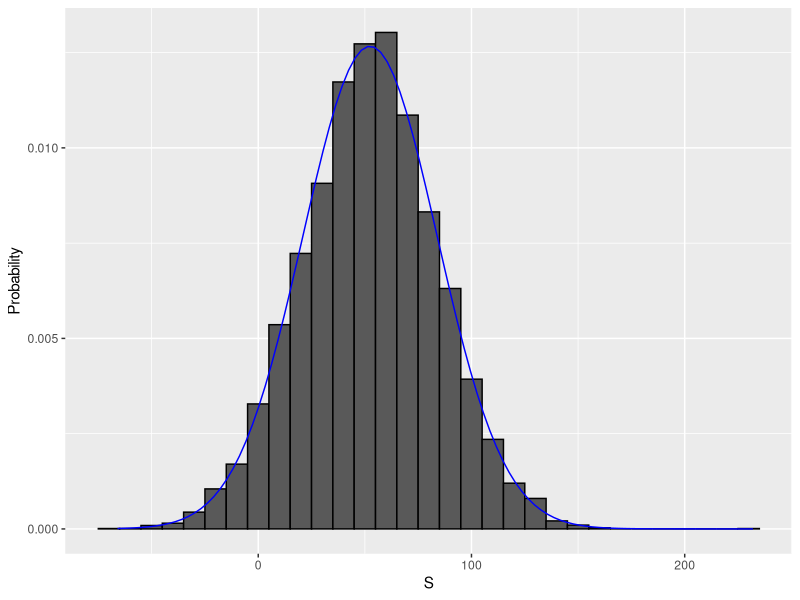

Here is the R script that generated this plot:
library(tidyverse)
library(dslabs)
install.packages("gtools")
library(gtools)

#~~~~RANDOM VARIABLES~~~~~~~~~~~~

# define random variable x to be 1 if blue, 0 otherwise
beads <- rep(c("red", "blue"), times = c(2, 3))
x <- ifelse(sample(beads, 1) == "blue", 1, 0)

# demonstrate that the random variable is different every time
ifelse(sample(beads, 1) == "blue", 1, 0)
ifelse(sample(beads, 1) == "blue", 1, 0)
ifelse(sample(beads, 1) == "blue", 1, 0)

#~~~~~~SAMPLING MODELS~~~~~~~
# sampling model 1: define urn, then sample
color <- rep(c("Black", "Red", "Green"), c(18, 18, 2)) # define the urn for the sampling model
n <- 1000
X <- sample(ifelse(color == "Red", -1, 1), n, replace = TRUE)
X[1:10]

# sampling model 2: define urn inside sample function by noting probabilities
x <- sample(c(-1, 1), n, replace = TRUE, prob = c(9/19, 10/19))    # 1000 independent draws
S <- sum(x)    # total winnings = sum of draws
S

# use the sampling model to run a Monte Carlo sim and use the results to estimate probability of losing money
n <- 1000    # number of roulette players
B <- 10000    # number of Monte Carlo experiments
S <- replicate(B, {
  X <- sample(c(-1,1), n, replace = TRUE, prob = c(9/19, 10/19))    # simulate 1000 spins
  sum(X)    # determine total profit
})

mean(S < 0)    # probability of the casino losing money

#plot the histogram of the observed S values as well as the normal densitry curve based on mean and std dev.
s <- seq(min(S), max(S), length = 100)    # sequence of 100 values across range of S
normal_density <- data.frame(s = s, f = dnorm(s, mean(S), sd(S))) # generate normal density for S
data.frame (S = S) %>%    # make data frame of S for histogram
  ggplot(aes(S, ..density..)) +
  geom_histogram(color = "black", binwidth = 10) +
  ylab("Probability") +
  geom_line(data = normal_density, mapping = aes(s, f), color = "blue")


#~~~~~~~~~~~~~~~~~~~~~~~~
#~~~~ASSESSMENT~~~~~~~~~~
#~~~~~~~~~~~~~~~~~~~~~~~~

#Q1
points_right = 1
points_wrong = -0.25
p_right = 1/5
p_wrong = 1-p_right
#a
#probability for guessing correctly on one question
1/5
#b
#expected value of guessing on one question (right = +1, wrong = -0.25)
points_right*p_right + points_wrong*p_wrong
#c
#expected score of guessing on all 44 SAT questions
44*(points_right*p_right + points_wrong*p_wrong)
#d
#std err of guessing on all 44
(abs(points_wrong-points_right)*sqrt(p_right * p_wrong))*sqrt(44)
#e
#using CLT determine the probability that a guessing student scores 8 or higher
1-pnorm(8, 44*(points_right*p_right + points_wrong*p_wrong), (abs(points_wrong-points_right)*sqrt(p_right * p_wrong))*sqrt(44))
#f
#create a Monte Carlo of 10k students taking the test
set.seed(21)
B <- 10000
S <- replicate(B, {
  X <- sample(c(-0.25,1), 44, replace = TRUE, prob = c(p_wrong, p_right))    
  sum(X)    # determine total points
})
mean(S >= 8)    

#Q2
#options changed from 5 to 4 and incorrect penalty is dropped
points_right2 = 1
points_wrong2 = 0
p_right2 = 1/4
p_wrong2 = 1-p_right2
#a
#expected value of the score when guessing on the new test
44*(points_right2*p_right2 + points_wrong2*p_wrong2)
#b
#range of correct answer probabilities
p <- seq(0.25, 0.95, 0.05)
scoring <- function(N) {
  X <- sample(c(points_wrong2, points_right2), 44, replace = TRUE, prob = c(1-N, N))
  sum(X)>35
}
sapply(p, scoring)

#Q3
#A casino offers a House Special bet on roulette, which is a bet on five pockets 
#(00, 0, 1, 2, 3) out of 38 total pockets. The bet pays out 6 to 1. In other words, 
#a losing bet yields -$1 and a successful bet yields $6. A gambler wants to know the 
#chance of losing money if he places 500 bets on the roulette House Special.
lose_bet = -1
win_bet = 6
p_win = 5/38
p_lose = 1-p_win
#a
#expected value of the payout for one bet
win_bet*p_win + lose_bet*p_lose
#b
#standard error of the payout for one bet
abs(lose_bet - win_bet)*sqrt(p_win*p_lose)
#c
#expected value of the average of 500 bets
win_bet*p_win + lose_bet*p_lose
#d
#std error of the average of the payout over 500 bets
(abs(lose_bet - win_bet)*sqrt(p_win*p_lose))/sqrt(500)
#e
#expected value of the sum of 500 bets
500*(win_bet*p_win + lose_bet*p_lose)
#f
#std error of the sum of 500 bets
sqrt(500)*(abs(lose_bet - win_bet)*sqrt(p_win*p_lose))
#g
#use pnorm() withe expected value of the sum and std error of the sum to calculate
#the probability of losing money over 500 bets Pr(X<=0)
pnorm(0, 500*(win_bet*p_win + lose_bet*p_lose), sqrt(500)*(abs(lose_bet - win_bet)*sqrt(p_win*p_lose)))
